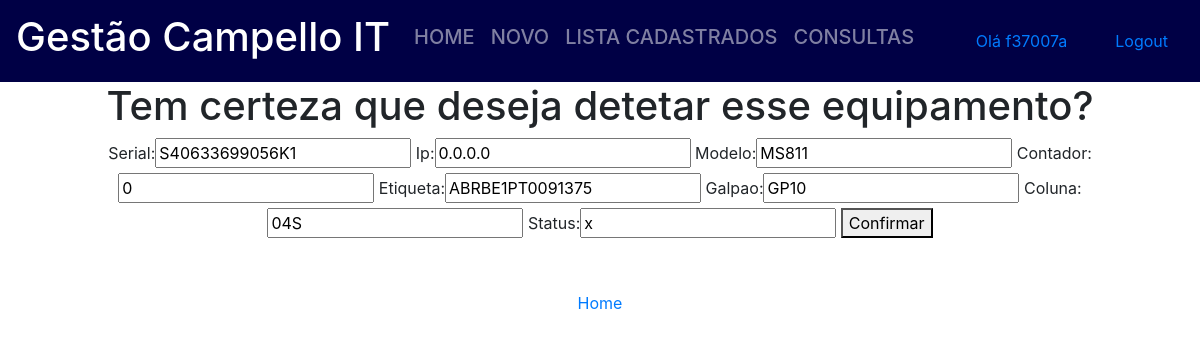
Screenshot of /printers/deletar/S40633699056K1 (signed in) with the database file from the repository.
### impressora/models.py (models this page shows, shortened)
class Printer(models.Model):
    serial = models.CharField(max_length=20, primary_key=True)
    ip = models.GenericIPAddressField(null=True)
    modelo = models.CharField(max_length=8, null=True)
    contador = models.IntegerField(null=True)
    etiqueta = models.CharField(max_length=15)
    galpao = models.CharField(max_length=4)
    coluna = models.CharField(max_length=20)
    status = models.CharField(max_length=30, null=True)

### impressora/views.py (the view)
# urls.py: path('deletar/<str:id>', deletar, name='deletar'),
@login_required
def deletar(request, id): # Deleta o equipamento no banco de dados.
    printer = get_object_or_404(Printer, pk=id)
    form = Impressora(request.POST or None, request.FILES or None, instance=printer)
    if request.method == 'POST':
        printer.delete()
        return redirect('consultaPrinter')
    return render(request, 'deletar_printer.html', {'form': form})

### impressora/forms.py
class Impressora(ModelForm):
    class Meta:
        model = Printer
        widgets = {'etiqueta': forms.TextInput(attrs={'placeholder': 'EX: ABRBE1PT0091175'})}# Adiciona o placeholder
        fields = ['serial', 'ip', 'modelo', 'contador', 'etiqueta', 'galpao', 'coluna', 'status']

### impressora/templates/deletar_printer.html (shortened to what this page needs)
{% extends 'base.html' %}
{% block content %}
        <h1>Tem certeza que deseja detetar esse equipamento?</h1>
        <form method="POST">
            {{ form }}
            <button type="submit">Confirmar</button>
        </form>
        <br><br><a href="/">Home</a>
    {% endblock content %}

### impressora/templates/base.html (shortened to what this page needs)
<!doctype html>
<html lang="pt">
<head>
    <link rel="stylesheet" href="/static/bootstrap.css">
</head>
<body>
    <nav class="navbar navbar-expand-lg navbar-dark " style="background-color : #000045; margin-bottom: 0%">
            <a class="navbar-brand" href="#"><h1>Gestão Campello IT</h1></a>
            <div class="collapse navbar-collapse" id="navbarSupportedContent">
                <ul class="navbar-nav mr-auto">
                <li class="nav-item">
                    <h5><a class="nav-link" href="/">HOME</a></h5>
                </li>
                <li class="nav-item">
                    <h5><a class="nav-link" href="/printers/novo/">NOVO</a></h5>
                </li>
                <li class="nav-item">
                    <h5><a class="nav-link" href="/printers/lista/">LISTA CADASTRADOS</a></h5>
                </li>
                        <li class="nav-item">
                    <h5><a class="nav-link" href="/printers/consulta/">CONSULTAS</a></h5>
                </li>
                </ul>
                {% if user.is_authenticated %}
                    <div class="nav-link">
                        <a class="nav-link" href="#">Olá {{ user.username }}</a>
                    </div>
                     <div class="nav-link">
                    <a href="/logout/">Logout</a>
                    </div>
                {% else %}
                    <div class="nav-link">
                    <a href="/login/">Login</a>
                    </div>
                {% endif %}
            </div>
    </nav>
            <div class="container">
                {% block content %}
                {% endblock %}
            </div>
</body>
</html>

### rows the page displays
Printer: serial "S40633699056K1", ip "0.0.0.0", modelo "MS811", contador "0", etiqueta "ABRBE1PT0091375", galpao "GP10", coluna "04S", status "x"

### other values shown
{{ user.username }} "f37007a"
